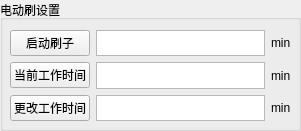
  <widget class="QGroupBox" name="groupBox_5">
   <property name="geometry">
    <rect>
     <x>10</x>
     <y>610</y>
     <width>301</width>
     <height>131</height>
    </rect>
   </property>
   <property name="title">
    <string>电动刷设置</string>
   </property>
   <widget class="QWidget" name="layoutWidget_5">
    <property name="geometry">
     <rect>
      <x>10</x>
      <y>30</y>
      <width>281</width>
      <height>91</height>
     </rect>
    </property>
    <layout class="QGridLayout" name="gridLayout_4">
     <item row="0" column="2">
      <widget class="QTextEdit" name="textEdit_9">
       <property name="minimumSize">
        <size>
         <width>166</width>
         <height>25</height>
        </size>
       </property>
      </widget>
     </item>
     <item row="2" column="1">
      <widget class="QPushButton" name="pushButton_14">
       <property name="text">
        <string>更改工作时间</string>
       </property>
      </widget>
     </item>
     <item row="2" column="2">
      <widget class="QTextEdit" name="textEdit_10">
       <property name="minimumSize">
        <size>
         <width>166</width>
         <height>25</height>
        </size>
       </property>
      </widget>
     </item>
     <item row="1" column="1">
      <widget class="QPushButton" name="pushButton_13">
       <property name="text">
        <string>当前工作时间</string>
       </property>
      </widget>
     </item>
     <item row="1" column="2">
      <widget class="QTextEdit" name="textEdit_11">
       <property name="minimumSize">
        <size>
         <width>166</width>
         <height>25</height>
        </size>
       </property>
      </widget>
     </item>
     <item row="0" column="1">
      <widget class="QPushButton" name="pushButton_12">
       <property name="minimumSize">
        <size>
         <width>80</width>
         <height>23</height>
        </size>
       </property>
       <property name="text">
        <string>启动刷子</string>
       </property>
      </widget>
     </item>
     <item row="0" column="3">
      <widget class="QLabel" name="label_10">
       <property name="text">
        <string>min</string>
       </property>
      </widget>
     </item>
     <item row="1" column="3">
      <widget class="QLabel" name="label_11">
       <property name="text">
        <string>min</string>
       </property>
      </widget>
     </item>
     <item row="2" column="3">
      <widget class="QLabel" name="label_12">
       <property name="text">
        <string>min</string>
       </property>
      </widget>
     </item>
    </layout>
   </widget>
  </widget>
